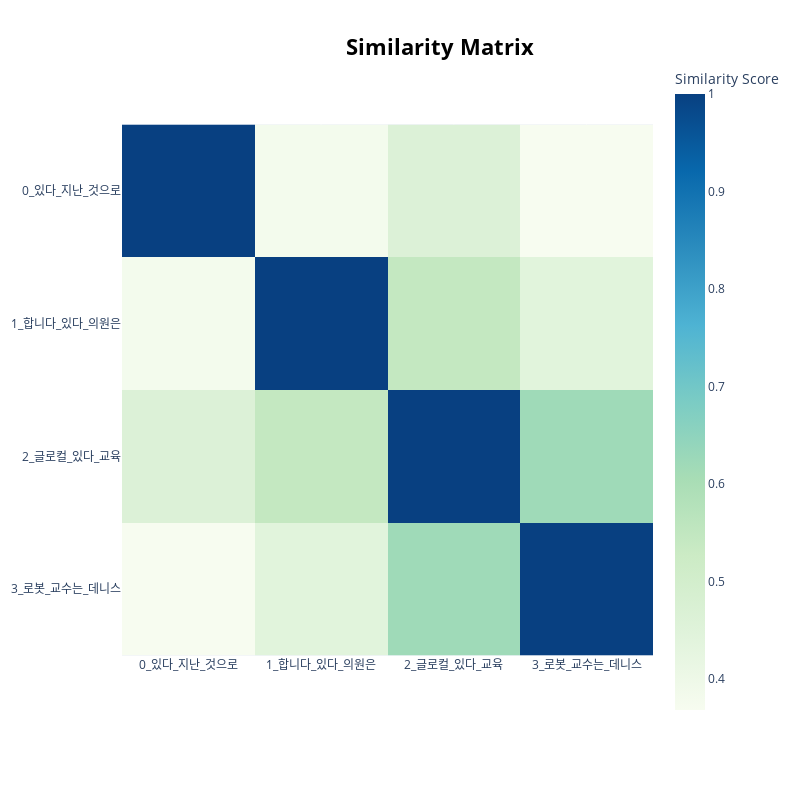

Source (notebook cell):
### Code cell
model.visualize_heatmap(top_n_topics=10)

### Figure 1 — Plotly figure (JSON) as saved in the notebook; plotly's stock layout.template omitted (floating-point values rounded to 4 significant figures)
{"data": [{"coloraxis": "coloraxis", "hovertemplate": "x: %{x}<br>y: %{y}<br>Similarity Score: %{z}<extra></extra>", "name": "0", "type": "heatmap", "x": ["0_있다_지난_것으로", "1_합니다_있다_의원은", "2_글로컬_있다_교육", "3_로봇_교수는_데니스"], "xaxis": "x", "y": ["0_있다_지난_것으로", "1_합니다_있다_의원은", "2_글로컬_있다_교육", "3_로봇_교수는_데니스"], "yaxis": "y", "z": [[1, 0.381, 0.4622, 0.3682], [0.381, 1.0, 0.5436, 0.4426], [0.4622, 0.5436, 1.0, 0.6205], [0.3682, 0.4426, 0.6205, 1]]}], "layout": {"coloraxis": {"colorbar": {"title": {"text": "Similarity Score"}}, "colorscale": [[0, "rgb(247,252,240)"], [0.125, "rgb(224,243,219)"], [0.25, "rgb(204,235,197)"], [0.375, "rgb(168,221,181)"], [0.5, "rgb(123,204,196)"], [0.625, "rgb(78,179,211)"], [0.75, "rgb(43,140,190)"], [0.875, "rgb(8,104,172)"], [1, "rgb(8,64,129)"]]}, "height": 800, "hoverlabel": {"bgcolor": "white", "font": {"family": "Rockwell", "size": 16}}, "legend": {"title": {"text": "Trend"}}, "margin": {"t": 60}, "showlegend": true, "title": {"font": {"color": "Black", "size": 22}, "text": "<b>Similarity Matrix</b>", "x": 0.55, "xanchor": "center", "y": 0.95, "yanchor": "top"}, "width": 800, "xaxis": {"anchor": "y", "constrain": "domain", "domain": [0, 1], "scaleanchor": "y"}, "yaxis": {"anchor": "x", "autorange": "reversed", "constrain": "domain", "domain": [0, 1]}}}
